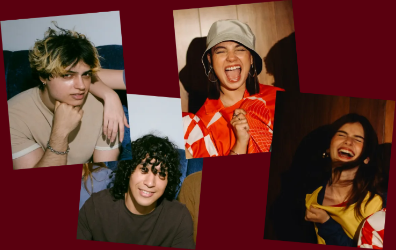
#> input picture scratch/orig_cards_binary.png, 396 x 250 px, found by its file name
$ python check_alignment.py
#> lines starting #> are read from the running program, lines starting #| are printed output that depends on the picture; after the words box and inside, x2 and y2 are one past the last pixel; in counts of white or black regions, pixels touching at a corner belong together
import os
from PIL import Image
import numpy as np

orig_2x = Image.open('scratch/orig_cards_binary.png').convert('RGB').resize((792, 500), Image.Resampling.LANCZOS)
new_2x = Image.open('scratch/perfect_party_2x.png').convert('RGB')
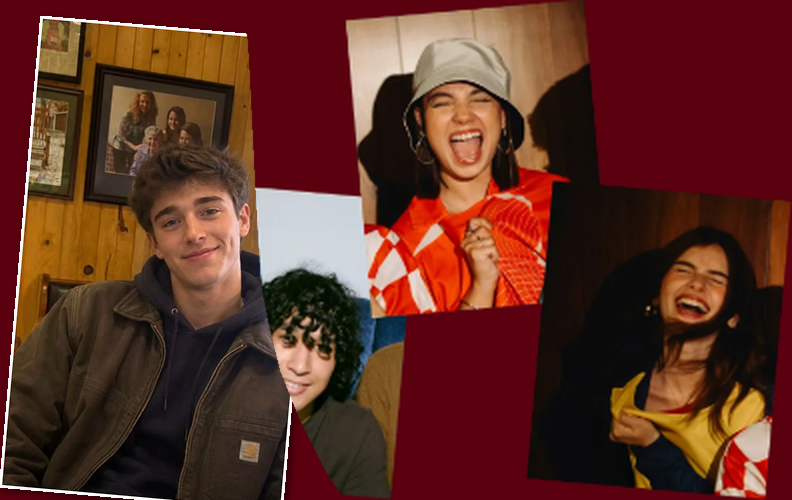
#> input picture scratch/perfect_party_2x.png, 792 x 500 px, found by its file name
#> new_2x is the input picture: PIL image 792x500 RGB; mean R, G, B 94.9, 47.1, 36.3

arr_orig = np.array(orig_2x)
arr_new = np.array(new_2x)

bg = np.array([90, 0, 15], dtype=float)

# Compare masks of Card 1:
mask_orig = np.linalg.norm(arr_orig[:, :300].astype(float) - bg, axis=2) > 25
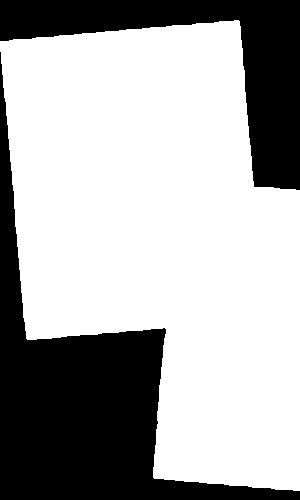
#> mask_orig: shape (500, 300) bool; 67% white; 2 black regions, box (x1, y1, x2, y2) and area: (0, 52, 300, 500) 32008, (0, 0, 300, 190) 17420
mask_new = np.linalg.norm(arr_new[:, :300].astype(float) - bg, axis=2) > 25
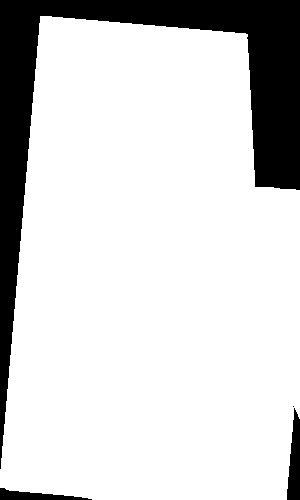
#> mask_new: shape (500, 300) bool; 82.9% white; 4 black regions (1 under 20 px), largest, box (x1, y1, x2, y2) and area: (0, 0, 300, 469) 24202, (287, 408, 300, 500) 839, (0, 488, 92, 500) 564

# Card 1 bounds in orig_2x:
y_o, x_o = np.where(mask_orig)
y_n, x_n = np.where(mask_new)

print(f"Orig Card 1 bounds: x in [{x_o.min()}, {x_o.max()}], y in [{y_o.min()}, {y_o.max()}]")
#| Orig Card 1 bounds: x in [0, 299], y in [20, 490]
print(f"New Card 1 bounds:  x in [{x_n.min()}, {x_n.max()}], y in [{y_n.min()}, {y_n.max()}]")
#| New Card 1 bounds:  x in [0, 299], y in [16, 499]

# Overlap difference:
iou = np.sum(mask_orig & mask_new) / np.sum(mask_orig | mask_new)
#> iou = 0.733
print(f"Mask IoU: {iou * 100:.2f}%")
#| Mask IoU: 73.27%

# Save a comparison overlay showing orig vs new
diff_vis = Image.new('RGB', (300, 500), (0, 0, 0))
#> diff_vis: PIL image 300x500 RGB; every value is 0
diff_arr = np.array(diff_vis)
diff_arr[mask_orig, 0] = 255 # red for orig
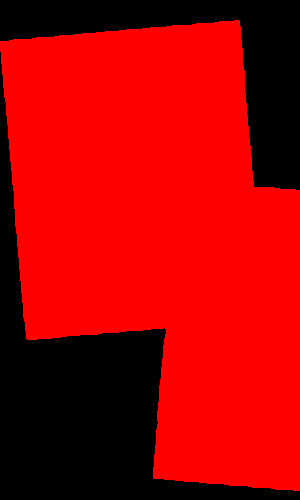
#> diff_arr: shape (500, 300, 3); mean R, G, B 171, 0, 0
diff_arr[mask_new, 1] = 255  # green for new (yellow where both overlap)
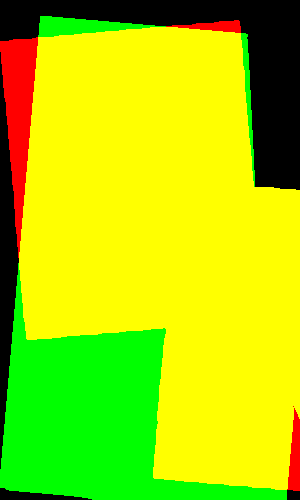
#> diff_arr: shape (500, 300, 3); mean R, G, B 171, 211.5, 0
Image.fromarray(diff_arr).save('scratch/mask_alignment_check.png')
print("Saved mask_alignment_check.png")
